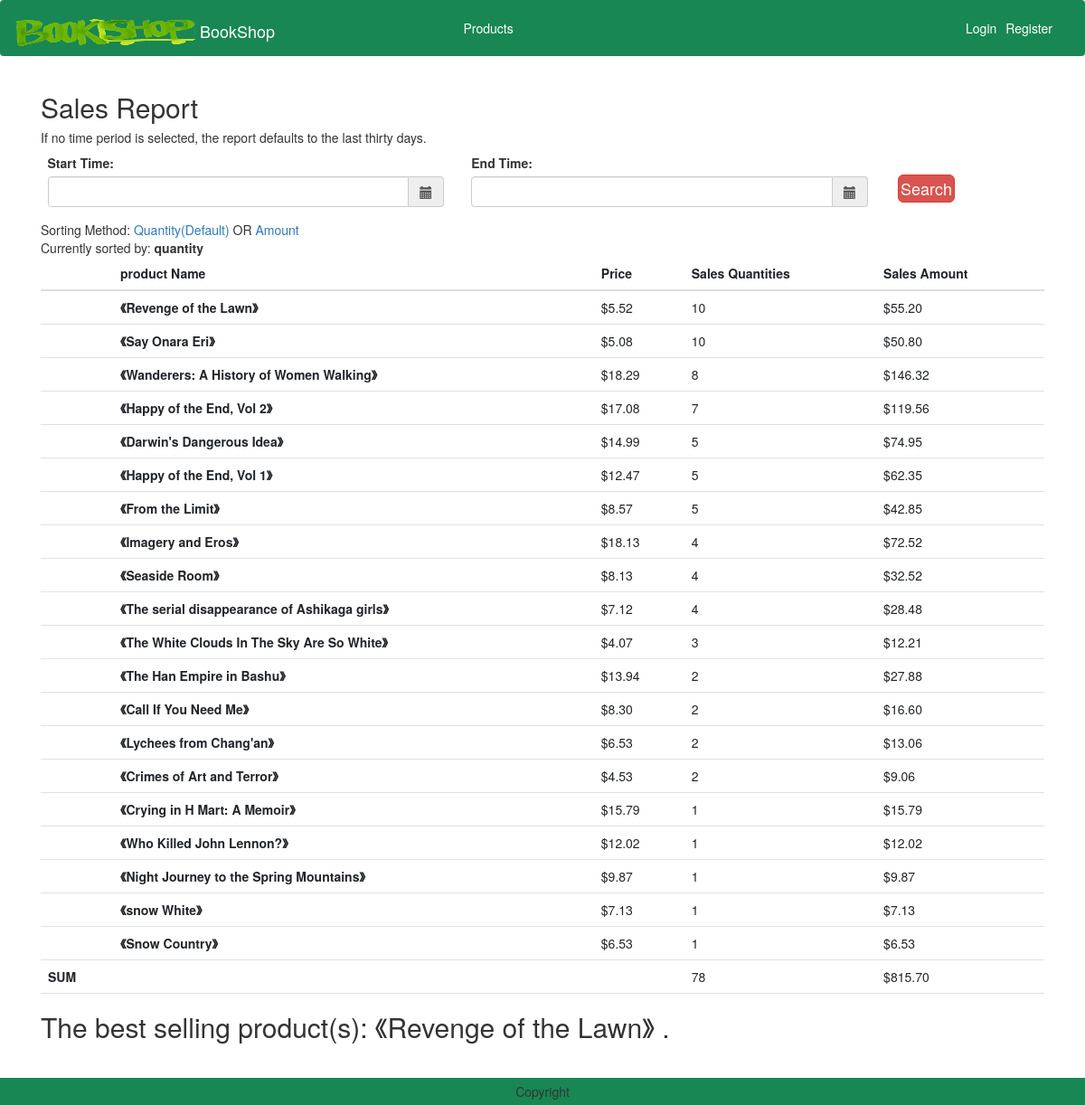
The page /report/ on the database its author committed.
### products/models.py (models this page shows, shortened)
class Product(models.Model):
    productName = models.CharField(max_length=100)
    price = models.DecimalField(default=0, max_digits=7, decimal_places=2)
    ISBN = models.CharField(max_length=17)
    author = models.CharField(max_length=100)
    publisher = models.CharField(max_length=100)
    introduction = models.TextField(max_length=1000)
    image = models.ImageField(upload_to='product')
    category = models.ForeignKey('Category', related_name="products", on_delete=models.CASCADE,)
    avgRating = models.FloatField(default=0)
    class Meta:
        indexes = [models.Index(fields=['productName', 'id']),]

### order/views.py (the view)
# urls.py: path("report/", views.ReportView.as_view(), name="report"),
class ReportView(View):
    def get(self, request):
        orders = Order.objects.filter(purchaseDate__lte=datetime.now(), purchaseDate__gte=datetime.now() + timedelta(days=-30))
        items = OrderItem.objects.filter(order__in=orders)
        pName = []
        for item in items:
            pName.append((item.product.productName,item.product.price))
        dic = {}
        for p in pName:
            dic[p] = dic.get(p, 0) + 1
        sort = sorted(dic.items(), key=lambda kv: kv[1], reverse=True)
        sortList = []
        for t in sort:
            l = list(t)
            sortList.append(l)
        amount = 0
        for s in sortList:
            amount = s[0][1] * s[1]
            s.append(amount)
        choose = request.GET.get('sort')
        if choose == 'amount':
            sortList.sort(key=lambda x:(-x[2],-x[1]))
        else:
            choose = 'quantity'
            sortList.sort(key=lambda x:(-x[1],-x[2]))
        length = len(items)
        total = 0
        for k, v in dic.items():
            total = total + k[1] * v
        best = []
        firstP = sortList[0][1]
        firstA = sortList[0][2]
        for i in sortList:
            if i[1] == firstP:
                if i[2] == firstA:
                    best.append(i)
        context = {
           'items': items,
           'dic': dic,
           'sort': sort,
           'length': length,
           'total': total,
           'best': best,
           'sortList': sortList,
           'choose': choose,
        }
        return render(request, 'report.html', context)

### templates/report.html (shortened to what this page needs)
{% extends 'base.html' %}
{% load static %}
{% block main-content %}
<div class="container">
  <h2>Sales Report</h2>
  <h5>If no time period is selected, the report defaults to the last thirty days.</h5>
  <div class="row">
    <form method="get" role="search" action="{% url 'order:searchDate' %}">
      <div class='col-sm-5'>
          <div class="form-group">
              <label>Start Time:</label>
              <div class='input-group date' id='datetimepicker1'>
                  <input type='text' class="form-control" name="datetimepicker1"/>
                  <span class="input-group-addon">
                      <span class="glyphicon glyphicon-calendar"></span>
                  </span>
              </div>
          </div>
      </div>
      <div class='col-sm-5'>
          <div class="form-group">
              <label>End Time:</label>
              <div class='input-group date' id='datetimepicker2'>
                  <input type='text' class="form-control" name="datetimepicker2"/>
                  <span class="input-group-addon">
                      <span class="glyphicon glyphicon-calendar"></span>
                  </span>
              </div>
          </div>
      </div>
      <div class='col-sm-2'>
        <button type="sumbit" class="d-grid gap-2 btn btn-danger p-1 m-1 btn-lg text-decoration-none text-white" >Search</button>
      </div>
    </form>
  </div>
  <div class="sort_bar">
    Sorting Method:
    <a href="{% url 'order:report'  %}?sort=quantity" {% if sort == 'quantity' %}class="active"{% endif %}>Quantity(Default)</a> OR
    <a href="{% url 'order:report'  %}?sort=amount" {% if sort == 'amount' %}class="active"{% endif %}>Amount</a>
    <div>Currently sorted by: <b>{{ choose }}</b></div>
  </div>
  <table class="table">
      <thead>
        <tr>
          <th scope="col"></th>
          <th scope="col">product Name</th>
          <th scope="col">Price</th>
          <th scope="col">Sales Quantities</th>
          <th scope="col">Sales Amount</th>
        </tr>
      </thead>
      <tbody>
        {% for sort in sortList %}
            <tr>
              <th scope="row"></th>
              <th>《{{ sort.0.0 }}》</th>
              <td>${{ sort.0.1}}</td>
              <td>{{ sort.1 }}</td>
              <td>${{ sort.2 }}</td>
          </tr>
        {% endfor %}
          <tr>
            <th scope="row">SUM</th>
            <th></th>
            <td></td>
            <td>{{ length }}</td>
            <td>${{ total }}</td>
          </tr>
      </tbody>
    </table>
    <h2>The best selling product(s):
      {% for best in best %}
        {% if forloop.counter == 1 %}《{{best.0.0}}》
        {% else %} 《{{best.0.0}}》
        {% endif %}
      {% endfor %}
    .</h2>
</div>
{% endblock main-content %}

### rows shown on the page
Product: productName "Revenge of the Lawn", price "5.52", productName "Revenge of the Lawn"
Product: productName "Say Onara Eri", price "5.08"
Product: productName "Wanderers: A History of Women Walking", price "18.29"
Product: productName "Happy of the End, Vol 2", price "17.08"
Product: productName "Darwin's Dangerous Idea", price "14.99"
Product: productName "Happy of the End, Vol 1", price "12.47"
Product: productName "From the Limit", price "8.57"
Product: productName "Imagery and Eros", price "18.13"
Product: productName "Seaside Room", price "8.13"
Product: productName "The serial disappearance of Ashikaga girls", price "7.12"
Product: productName "The White Clouds In The Sky Are So White", price "4.07"
Product: productName "The Han Empire in Bashu", price "13.94"
Product: productName "Call If You Need Me", price "8.30"
Product: productName "Lychees from Chang'an", price "6.53"
Product: productName "Crimes of Art and Terror", price "4.53"
Product: productName "Crying in H Mart: A Memoir", price "15.79"
Product: productName "Who Killed John Lennon?", price "12.02"
Product: productName "Night Journey to the Spring Mountains", price "9.87"
Product: productName "snow White", price "7.13"
Product: productName "Snow Country", price "6.53"

### other values the page prints
{{ choose }} "quantity"
{{ sort.1 }} "10" "10" "8" "7" "5" "5" "5" "4" "4" "4" "3" "2" "2" "2" "2" "1" "1" "1" "1" "1"
{{ sort.2 }} "55.20" "50.80" "146.32" "119.56" "74.95" "62.35" "42.85" "72.52" "32.52" "28.48" "12.21" "27.88" "16.60" "13.06" "9.06" "15.79" "12.02" "9.87" "7.13" "6.53"
{{ length }} "78"
{{ total }} "815.70"
